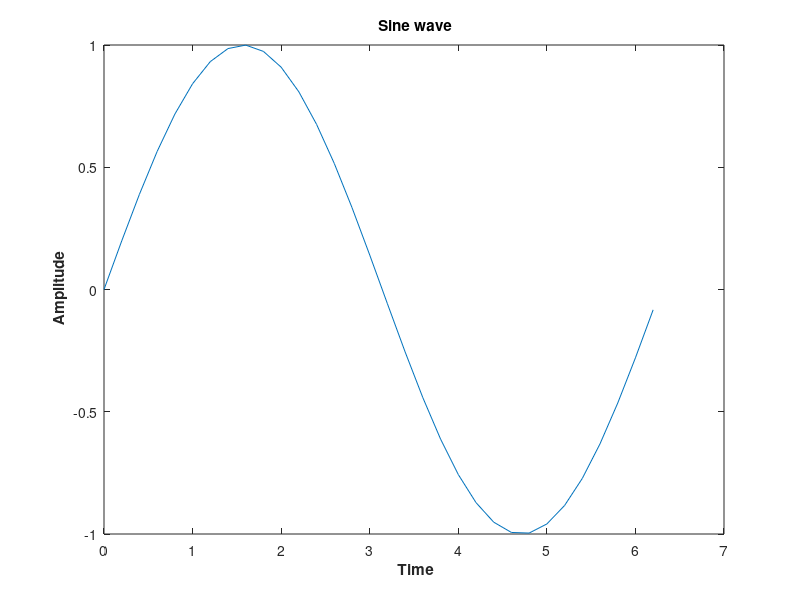
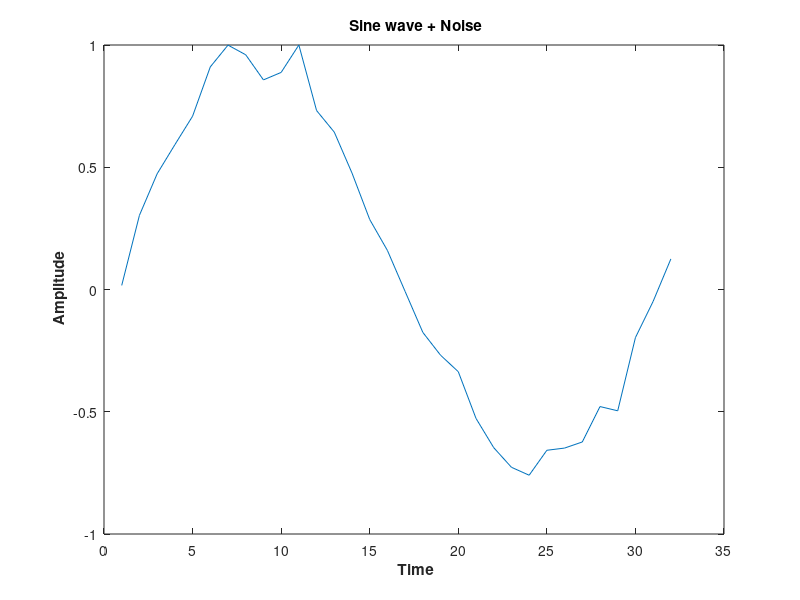
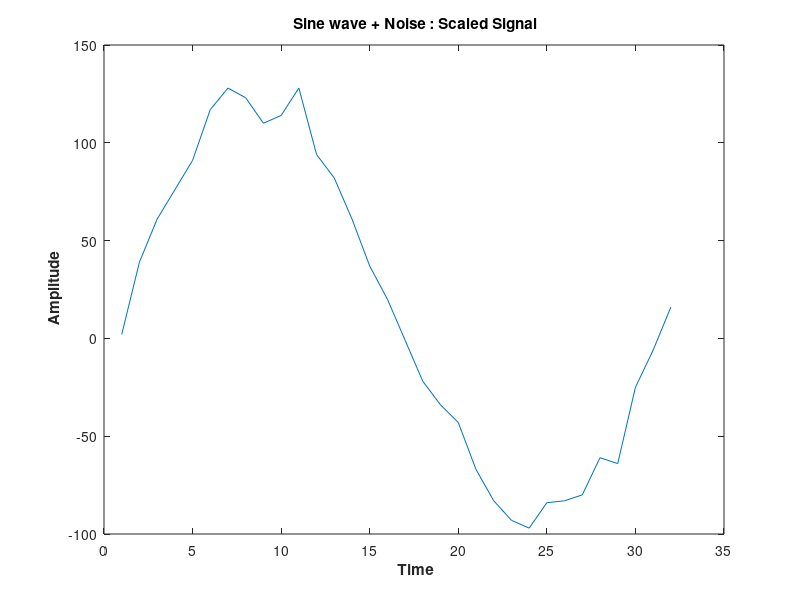

The MATLAB source for these figures, in order:
% Generate a sine wave
close all; clear all;
fs = 5;
Amp = 1;
t = 0:1/fs:2*pi; % time vector
sine_wave = Amp*sin(t);
figure();
plot(t, sine_wave);
xlabel('\bf Time');
ylabel('\bf Amplitude');
title('\bf Sine wave');

% Add a noise
a = 0.3; % upper limit
b = 0; % lower limit
noise = (b-a).*rand(length(sine_wave),1) + a; 
noise = noise';
sine_noise = (sine_wave + noise);
sine_norm = sine_noise / max(abs(sine_noise));
figure();
plot(1:length(sine_norm), sine_norm);
xlabel('\bf Time');
ylabel('\bf Amplitude');
title('\bf Sine wave + Noise');

% Convert from real to integers
total_wordlength = 16;
scaling = 7;
sine_noise_integers = round(sine_norm.*(2^scaling));
figure();plot(1:length(sine_noise_integers), sine_noise_integers);
xlabel('\bf Time');
ylabel('\bf Amplitude');
title('\bf Sine wave + Noise : Scaled Signal');

% Convert from integers to binary
sine_noise_in_binary_signed = dec2bin(mod((sine_noise_integers),2^total_wordlength),total_wordlength);
yy = cellstr(sine_noise_in_binary_signed);
fid = fopen('signal.data', 'wt');
fprintf(fid, '%8s \n', yy{:});
disp('text file for signal finished');